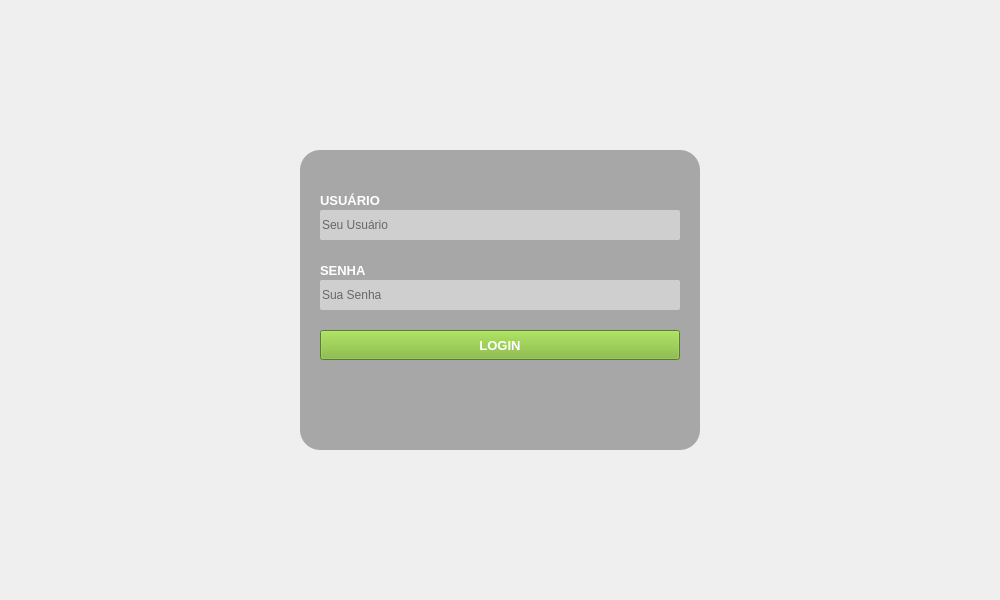
<?xml version="1.0" encoding="UTF-8"?>
<ui version="4.0">
 <class>ct_login</class>
 <widget class="QFrame" name="ct_login">
  <property name="geometry">
   <rect>
    <x>0</x>
    <y>0</y>
    <width>1000</width>
    <height>600</height>
   </rect>
  </property>
  <property name="windowTitle">
   <string>Frame</string>
  </property>
  <property name="frameShadow">
   <enum>QFrame::Plain</enum>
  </property>
  <widget class="QFrame" name="frame_login">
   <property name="geometry">
    <rect>
     <x>300</x>
     <y>150</y>
     <width>400</width>
     <height>300</height>
    </rect>
   </property>
   <property name="styleSheet">
    <string notr="true">QFrame {
background: rgba(0, 0, 0, 30%);
border: none;
border-radius: 20px
}</string>
   </property>
   <property name="frameShape">
    <enum>QFrame::StyledPanel</enum>
   </property>
   <property name="frameShadow">
    <enum>QFrame::Raised</enum>
   </property>
   <widget class="QLabel" name="lb_FormCompra_4">
    <property name="geometry">
     <rect>
      <x>20</x>
      <y>40</y>
      <width>120</width>
      <height>20</height>
     </rect>
    </property>
    <property name="styleSheet">
     <string notr="true">QLabel{
font-size: 13px;
font-family: &quot;Arial&quot;;
font-weight: bold;
color: #FFF;
background: none
}</string>
    </property>
    <property name="text">
     <string>USUÁRIO</string>
    </property>
   </widget>
   <widget class="QLineEdit" name="tx_user">
    <property name="geometry">
     <rect>
      <x>20</x>
      <y>60</y>
      <width>360</width>
      <height>30</height>
     </rect>
    </property>
    <property name="mouseTracking">
     <bool>true</bool>
    </property>
    <property name="focusPolicy">
     <enum>Qt::WheelFocus</enum>
    </property>
    <property name="styleSheet">
     <string notr="true">QLineEdit{
background: #CFCFCF;
border-radius: 2px;
color: #000;
font: 13px &quot;Arial&quot; ;
background: url(:/Images/Images/user.png) right center no-repeat;

}
QLineEdit:Focus {
border: 1px solid red;
}</string>
    </property>
    <property name="text">
     <string/>
    </property>
    <property name="frame">
     <bool>false</bool>
    </property>
    <property name="cursorPosition">
     <number>0</number>
    </property>
    <property name="alignment">
     <set>Qt::AlignLeading|Qt::AlignLeft|Qt::AlignVCenter</set>
    </property>
    <property name="placeholderText">
     <string>Seu Usuário</string>
    </property>
   </widget>
   <widget class="QLabel" name="lb_FormCompra_5">
    <property name="geometry">
     <rect>
      <x>20</x>
      <y>110</y>
      <width>120</width>
      <height>20</height>
     </rect>
    </property>
    <property name="styleSheet">
     <string notr="true">QLabel{
font-size: 13px;
font-family: &quot;Arial&quot;;
font-weight: bold;
color: #FFF;
background: none
}</string>
    </property>
    <property name="text">
     <string>SENHA</string>
    </property>
   </widget>
   <widget class="QLineEdit" name="tx_senha">
    <property name="geometry">
     <rect>
      <x>20</x>
      <y>130</y>
      <width>360</width>
      <height>30</height>
     </rect>
    </property>
    <property name="mouseTracking">
     <bool>true</bool>
    </property>
    <property name="focusPolicy">
     <enum>Qt::WheelFocus</enum>
    </property>
    <property name="styleSheet">
     <string notr="true">QLineEdit{
background: #CFCFCF;
border-radius: 2px;
color: #000;
font: 13px &quot;Arial&quot; ;
background: url(':Images/Images/senha.png') right center no-repeat

}
QLineEdit:Focus {
border: 1px solid red;
}</string>
    </property>
    <property name="text">
     <string/>
    </property>
    <property name="frame">
     <bool>false</bool>
    </property>
    <property name="echoMode">
     <enum>QLineEdit::Password</enum>
    </property>
    <property name="cursorPosition">
     <number>0</number>
    </property>
    <property name="alignment">
     <set>Qt::AlignLeading|Qt::AlignLeft|Qt::AlignVCenter</set>
    </property>
    <property name="readOnly">
     <bool>false</bool>
    </property>
    <property name="placeholderText">
     <string>Sua Senha</string>
    </property>
   </widget>
   <widget class="QPushButton" name="bt_login">
    <property name="geometry">
     <rect>
      <x>20</x>
      <y>180</y>
      <width>360</width>
      <height>30</height>
     </rect>
    </property>
    <property name="font">
     <font>
      <family>Tahoma</family>
      <pointsize>10</pointsize>
      <weight>75</weight>
      <bold>true</bold>
     </font>
    </property>
    <property name="cursor">
     <cursorShape>PointingHandCursor</cursorShape>
    </property>
    <property name="focusPolicy">
     <enum>Qt::NoFocus</enum>
    </property>
    <property name="contextMenuPolicy">
     <enum>Qt::ActionsContextMenu</enum>
    </property>
    <property name="styleSheet">
     <string notr="true">QPushButton {
background-color: #7AB32E;
color: #FFF
 }
QPushButton:hover{
background-color: #40a286
}</string>
    </property>
    <property name="text">
     <string>LOGIN</string>
    </property>
    <property name="iconSize">
     <size>
      <width>75</width>
      <height>35</height>
     </size>
    </property>
   </widget>
   <widget class="QLabel" name="lb_alert">
    <property name="geometry">
     <rect>
      <x>20</x>
      <y>220</y>
      <width>360</width>
      <height>30</height>
     </rect>
    </property>
    <property name="styleSheet">
     <string notr="true">QLabel{
font-size: 13px;
font-family: &quot;Arial&quot;;
font-weight: bold;
color: #FFF;
background: none
}</string>
    </property>
    <property name="text">
     <string/>
    </property>
    <property name="alignment">
     <set>Qt::AlignCenter</set>
    </property>
   </widget>
  </widget>
 </widget>
 <resources/>
 <connections/>
</ui>
